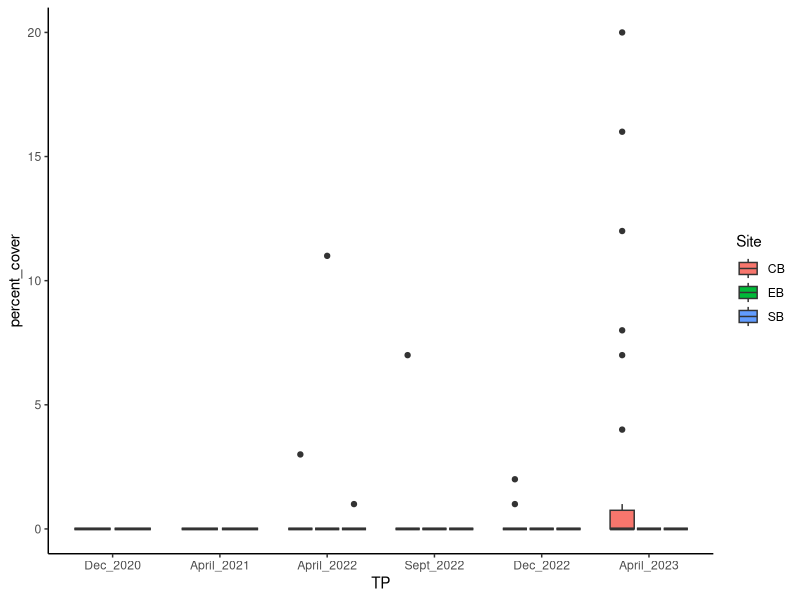

Source code (R):
## ---- chunk 1
rm(list=ls())
library(tidyverse)
library(dplyr)
library(readxl)
## ---- chunk 2
benthic.data <- read_excel("Benthic_cover.xlsx")
ascidians.full <- benthic.data[, c("Image ID", "Image name", "TP", "Site", "Transect_ID", "Transect_no", "ASCD")]
## ---- chunk 3
benthic.data.2023 <- benthic.data[benthic.data$TP == "April_2023",]

sum(benthic.data.2023$ASCD) # 69 ASCD recorded in 2023

# long format to group
t.benthic.data.2023 <- benthic.data.2023 %>% pivot_longer(c(Acanthastrea:Valspp), names_to = "Genera", values_to = "Cover")

## ---- chunk 4
# group by transect
sum.count.2023 <- t.benthic.data.2023 %>%
  group_by(Site, Transect_ID, Genera) %>%
  summarize(sum_count = sum(Cover))

# back to wide format
sum.count.2023 <- sum.count.2023 %>%
  pivot_wider(names_from = Genera, values_from = sum_count)

# presence/absence of ascidians per row = per Transect_ID
ascd.occurr.2023 <- sum.count.2023 %>%
  mutate(ascd_occurrence = ifelse(ASCD != 0, "present", "absent")) # only present on CB02 and CB03
## ---- chunk 5
quadat.image.id <- benthic.data.2023 %>%
  mutate(ascd_occurrence = ifelse(ASCD != 0, "present", "absent"))

# take all the rows out where ascd_occurrence == "present"
quadrat.image.id.present <- quadat.image.id[quadat.image.id$ascd_occurrence == "present",] # 8 quadrats
## ---- chunk 6
sum(benthic.data$ASCD)
t.benthic.data <- benthic.data %>% pivot_longer(c(Acanthastrea:Valspp), names_to = "Genera", values_to = "Cover")

sum.count <- t.benthic.data %>%
  group_by(TP, Site, Genera) %>%
  summarize(sum_count = sum(Cover))

# calculate mean cover per transect
mean.cover <- t.benthic.data %>%
  group_by(TP, Site, Transect_ID, Genera) %>%
  summarize(mean_cover = mean(Cover)) %>%
  mutate(SE = sd(mean_cover) / sqrt(n()),
         SD = sd(mean_cover))

# calculate percent cover per site
site.percent.cover <- mean.cover %>%
  group_by(TP, Site) %>%
  summarize(percent_cover = sum(mean_cover[Genera == "ASCD"]) / sum(mean_cover) * 100, .groups = "drop") %>%
  mutate(SE = sd(percent_cover)/sqrt(n()))

# sort TPs
site.percent.cover <- site.percent.cover %>%
  mutate(TP = factor(TP, levels = c("Dec_2020", "April_2021", "April_2022", "Sept_2022", "Dec_2022",  "April_2023"))) %>%
  arrange(TP)



# back to wide format
sum.count <- sum.count %>%
  pivot_wider(names_from = Genera, values_from = sum_count)

# presence/absence of ascidians per row = per Transect_ID
ascd.occurr <- sum.count %>%
  mutate(ascd_occurrence = ifelse(ASCD != 0, "present", "absent")) # only present on CB02 and CB03

allyears.transect.present <- ascd.occurr[ascd.occurr$ascd_occurrence == "present",]



# calculate percent cover on quadrat level = Transect_no to make boxplots
quadrat.percent.cover <- t.benthic.data %>%
  group_by(TP, Site, Transect_ID, Transect_no) %>%
  summarize(percent_cover = sum(Cover[Genera == "ASCD"]) / sum(Cover) * 100, .groups = "drop")

# sort TPs
quadrat.percent.cover <- quadrat.percent.cover %>%
  mutate(TP = factor(TP, levels = c("Dec_2020", "April_2021", "April_2022", "Sept_2022", "Dec_2022",  "April_2023"))) %>%
  arrange(TP)

# boxplot based on quadrat level percent cover of ascidians
ggplot(quadrat.percent.cover, aes(x = TP, y = percent_cover, fill = Site)) +
  geom_boxplot() +
  theme_classic()
